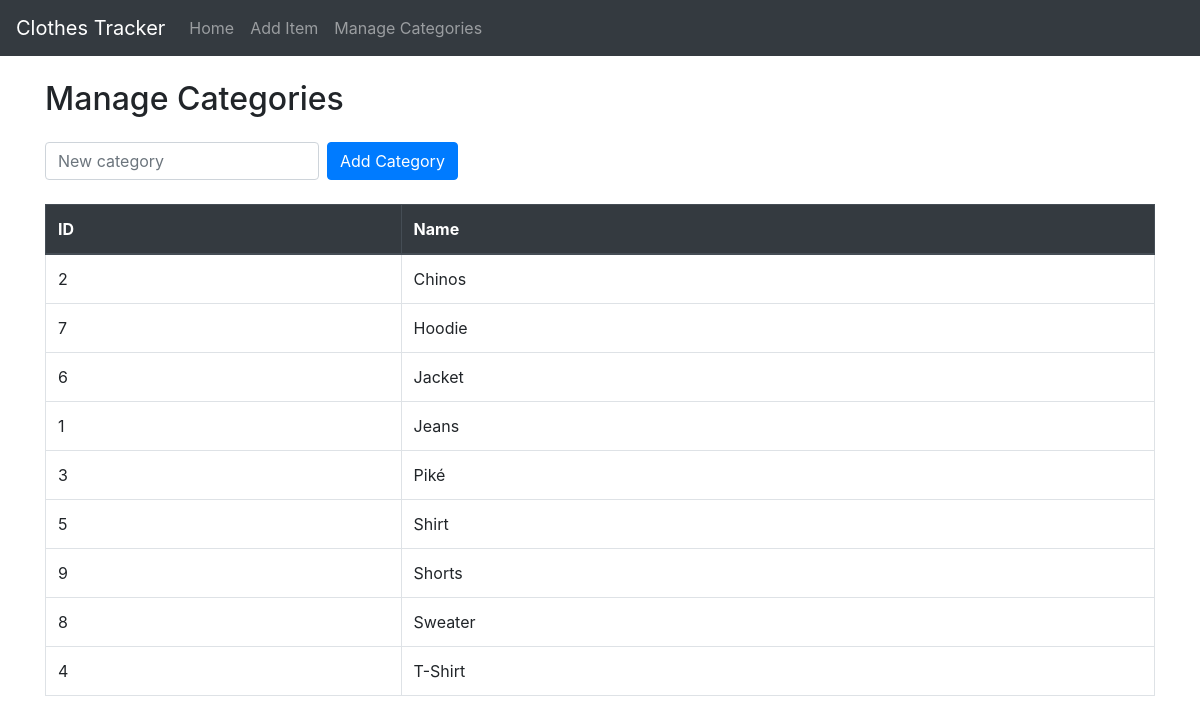
The page /categories on the database its author committed.
### app.py (models this page shows, shortened)
class Category(db.Model):
    id = db.Column(db.Integer, primary_key=True)
    name = db.Column(db.String(50), unique=True, nullable=False)

### app.py (the view, shortened to what this page needs)
@app.route('/categories', methods=['GET', 'POST'])
def manage_categories():
    categories = Category.query.order_by(Category.name).all()
    return render_template('categories.html', categories=categories)

### templates/categories.html
{% extends 'base.html' %}
{% block content %}
<h2 class="mb-4">Manage Categories</h2>
<form method="POST" class="form-inline mb-4">
  <div class="form-group mr-2">
    <input type="text" name="name" class="form-control" placeholder="New category" required>
  </div>
  <button type="submit" class="btn btn-primary">Add Category</button>
</form>
<table class="table table-bordered">
  <thead class="thead-dark">
    <tr>
      <th>ID</th>
      <th>Name</th>
    </tr>
  </thead>
  <tbody>
    {% for cat in categories %}
    <tr>
      <td>{{ cat.id }}</td>
      <td>{{ cat.name }}</td>
    </tr>
    {% endfor %}
  </tbody>
</table>
{% endblock %}

### templates/base.html (shortened to what this page needs)
<!DOCTYPE html>
<html lang="en">
<head>
  <link rel="stylesheet" href="https://stackpath.bootstrapcdn.com/bootstrap/4.5.0/css/bootstrap.min.css">
</head>
<body>
  <nav class="navbar navbar-expand-lg navbar-dark bg-dark">
    <a class="navbar-brand" href="{{ url_for('index') }}">Clothes Tracker</a>
    <div class="collapse navbar-collapse" id="navbarNav">
      <ul class="navbar-nav">
        <li class="nav-item">
          <a class="nav-link" href="{{ url_for('index') }}">Home</a>
        </li>
        <li class="nav-item">
          <a class="nav-link" href="{{ url_for('add') }}">Add Item</a>
        </li>
        <li class="nav-item">
          <a class="nav-link" href="{{ url_for('manage_categories') }}">Manage Categories</a>
        </li>
      </ul>
    </div>
  </nav>
  <div class="container mt-4">
    {% block content %}{% endblock %}
  </div>
</body>
</html>

### rows shown on the page
Category: id "2", name "Chinos"
Category: id "7", name "Hoodie"
Category: id "6", name "Jacket"
Category: id "1", name "Jeans"
Category: id "3", name "Piké"
Category: id "5", name "Shirt"
Category: id "9", name "Shorts"
Category: id "8", name "Sweater"
Category: id "4", name "T-Shirt"
